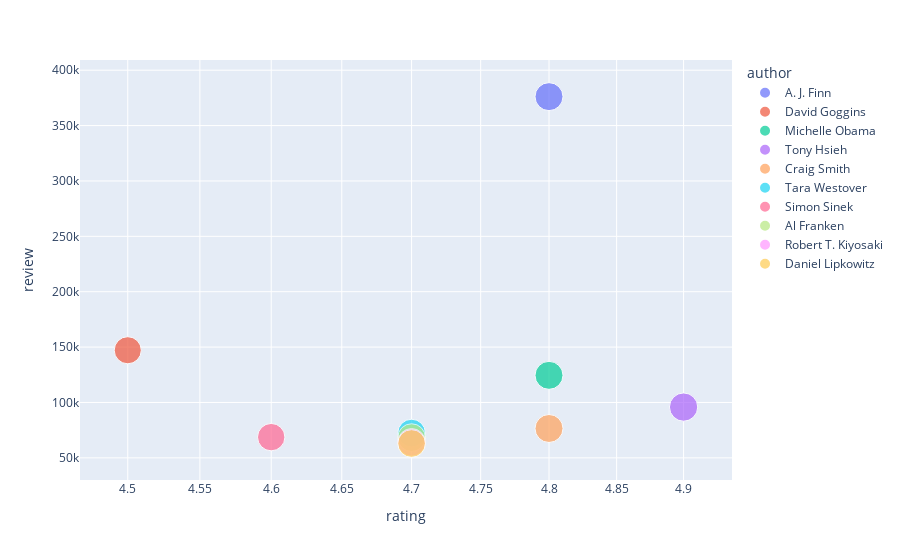

The cell this chart's notebook holds for it:
### Code cell
fig = px.scatter(df1, x="rating", y="review",
	             color="author", size = 'rating',
                 hover_name="author", log_x=True)
fig.show()

### Figure 1 — Plotly figure (JSON) as saved in the notebook; plotly's stock layout.template omitted (floating-point values rounded to 4 significant figures)
{"data": [{"hovertemplate": "<b>%{hovertext}</b><br><br>author=A. J. Finn<br>rating=%{marker.size}<br>review=%{y}<extra></extra>", "hovertext": ["A. J. Finn"], "legendgroup": "A. J. Finn", "marker": {"color": "#636efa", "size": [4.8], "sizemode": "area", "sizeref": 0.01225, "symbol": "circle"}, "mode": "markers", "name": "A. J. Finn", "orientation": "v", "showlegend": true, "type": "scatter", "x": [4.8], "xaxis": "x", "y": [376112], "yaxis": "y"}, {"hovertemplate": "<b>%{hovertext}</b><br><br>author=David Goggins<br>rating=%{marker.size}<br>review=%{y}<extra></extra>", "hovertext": ["David Goggins"], "legendgroup": "David Goggins", "marker": {"color": "#EF553B", "size": [4.5], "sizemode": "area", "sizeref": 0.01225, "symbol": "circle"}, "mode": "markers", "name": "David Goggins", "orientation": "v", "showlegend": true, "type": "scatter", "x": [4.5], "xaxis": "x", "y": [147155], "yaxis": "y"}, {"hovertemplate": "<b>%{hovertext}</b><br><br>author=Michelle Obama<br>rating=%{marker.size}<br>review=%{y}<extra></extra>", "hovertext": ["Michelle Obama"], "legendgroup": "Michelle Obama", "marker": {"color": "#00cc96", "size": [4.8], "sizemode": "area", "sizeref": 0.01225, "symbol": "circle"}, "mode": "markers", "name": "Michelle Obama", "orientation": "v", "showlegend": true, "type": "scatter", "x": [4.8], "xaxis": "x", "y": [124513], "yaxis": "y"}, {"hovertemplate": "<b>%{hovertext}</b><br><br>author=Tony Hsieh<br>rating=%{marker.size}<br>review=%{y}<extra></extra>", "hovertext": ["Tony Hsieh"], "legendgroup": "Tony Hsieh", "marker": {"color": "#ab63fa", "size": [4.9], "sizemode": "area", "sizeref": 0.01225, "symbol": "circle"}, "mode": "markers", "name": "Tony Hsieh", "orientation": "v", "showlegend": true, "type": "scatter", "x": [4.9], "xaxis": "x", "y": [95850], "yaxis": "y"}, {"hovertemplate": "<b>%{hovertext}</b><br><br>author=Craig Smith<br>rating=%{marker.size}<br>review=%{y}<extra></extra>", "hovertext": ["Craig Smith"], "legendgroup": "Craig Smith", "marker": {"color": "#FFA15A", "size": [4.8], "sizemode": "area", "sizeref": 0.01225, "symbol": "circle"}, "mode": "markers", "name": "Craig Smith", "orientation": "v", "showlegend": true, "type": "scatter", "x": [4.8], "xaxis": "x", "y": [76518], "yaxis": "y"}, {"hovertemplate": "<b>%{hovertext}</b><br><br>author=Tara Westover<br>rating=%{marker.size}<br>review=%{y}<extra></extra>", "hovertext": ["Tara Westover"], "legendgroup": "Tara Westover", "marker": {"color": "#19d3f3", "size": [4.7], "sizemode": "area", "sizeref": 0.01225, "symbol": "circle"}, "mode": "markers", "name": "Tara Westover", "orientation": "v", "showlegend": true, "type": "scatter", "x": [4.7], "xaxis": "x", "y": [72382], "yaxis": "y"}, {"hovertemplate": "<b>%{hovertext}</b><br><br>author=Simon Sinek<br>rating=%{marker.size}<br>review=%{y}<extra></extra>", "hovertext": ["Simon Sinek"], "legendgroup": "Simon Sinek", "marker": {"color": "#FF6692", "size": [4.6], "sizemode": "area", "sizeref": 0.01225, "symbol": "circle"}, "mode": "markers", "name": "Simon Sinek", "orientation": "v", "showlegend": true, "type": "scatter", "x": [4.6], "xaxis": "x", "y": [68710], "yaxis": "y"}, {"hovertemplate": "<b>%{hovertext}</b><br><br>author=Al Franken<br>rating=%{marker.size}<br>review=%{y}<extra></extra>", "hovertext": ["Al Franken"], "legendgroup": "Al Franken", "marker": {"color": "#B6E880", "size": [4.7], "sizemode": "area", "sizeref": 0.01225, "symbol": "circle"}, "mode": "markers", "name": "Al Franken", "orientation": "v", "showlegend": true, "type": "scatter", "x": [4.7], "xaxis": "x", "y": [68266], "yaxis": "y"}, {"hovertemplate": "<b>%{hovertext}</b><br><br>author=Robert T. Kiyosaki<br>rating=%{marker.size}<br>review=%{y}<extra></extra>", "hovertext": ["Robert T. Kiyosaki"], "legendgroup": "Robert T. Kiyosaki", "marker": {"color": "#FF97FF", "size": [4.7], "sizemode": "area", "sizeref": 0.01225, "symbol": "circle"}, "mode": "markers", "name": "Robert T. Kiyosaki", "orientation": "v", "showlegend": true, "type": "scatter", "x": [4.7], "xaxis": "x", "y": [63950.0], "yaxis": "y"}, {"hovertemplate": "<b>%{hovertext}</b><br><br>author=Daniel Lipkowitz<br>rating=%{marker.size}<br>review=%{y}<extra></extra>", "hovertext": ["Daniel Lipkowitz"], "legendgroup": "Daniel Lipkowitz", "marker": {"color": "#FECB52", "size": [4.7], "sizemode": "area", "sizeref": 0.01225, "symbol": "circle"}, "mode": "markers", "name": "Daniel Lipkowitz", "orientation": "v", "showlegend": true, "type": "scatter", "x": [4.7], "xaxis": "x", "y": [62949], "yaxis": "y"}], "layout": {"legend": {"itemsizing": "constant", "title": {"text": "author"}, "tracegroupgap": 0}, "margin": {"t": 60}, "xaxis": {"anchor": "y", "domain": [0, 1], "title": {"text": "rating"}, "type": "log"}, "yaxis": {"anchor": "x", "domain": [0, 1], "title": {"text": "review"}}}}
